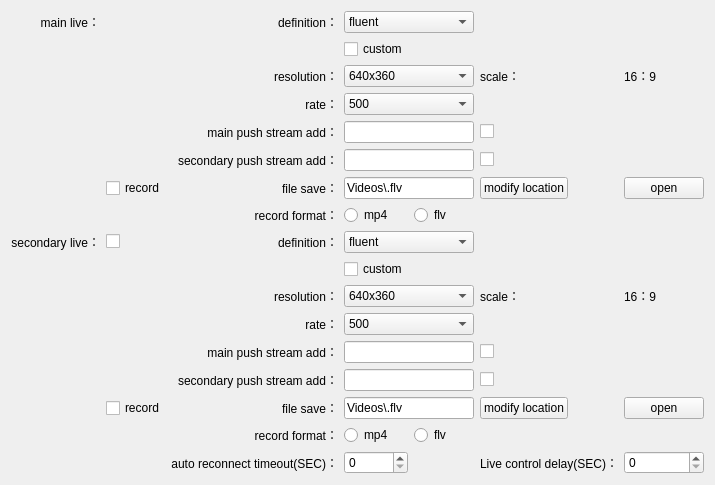
        <widget class="QWidget" name="page_2">
         <layout class="QGridLayout" name="gridLayout_4">
          <item row="16" column="6">
           <widget class="QSpinBox" name="m_pSBoxDelay"/>
          </item>
          <item row="6" column="1">
           <widget class="QCheckBox" name="m_pCheckRecord">
            <property name="sizePolicy">
             <sizepolicy hsizetype="Fixed" vsizetype="Minimum">
              <horstretch>0</horstretch>
              <verstretch>0</verstretch>
             </sizepolicy>
            </property>
            <property name="text">
             <string>record</string>
            </property>
           </widget>
          </item>
          <item row="8" column="2">
           <widget class="QLabel" name="label_28">
            <property name="text">
             <string>definition：</string>
            </property>
            <property name="alignment">
             <set>Qt::AlignRight|Qt::AlignTrailing|Qt::AlignVCenter</set>
            </property>
           </widget>
          </item>
          <item row="7" column="2">
           <widget class="QLabel" name="label_18">
            <property name="text">
             <string>record format：</string>
            </property>
            <property name="alignment">
             <set>Qt::AlignRight|Qt::AlignTrailing|Qt::AlignVCenter</set>
            </property>
           </widget>
          </item>
          <item row="8" column="1">
           <widget class="QCheckBox" name="m_pCheckUseSecLive">
            <property name="sizePolicy">
             <sizepolicy hsizetype="Fixed" vsizetype="Fixed">
              <horstretch>0</horstretch>
              <verstretch>0</verstretch>
             </sizepolicy>
            </property>
            <property name="text">
             <string/>
            </property>
           </widget>
          </item>
          <item row="7" column="3">
           <widget class="QRadioButton" name="m_pRdBtnMP4">
            <property name="text">
             <string>mp4</string>
            </property>
           </widget>
          </item>
          <item row="4" column="5">
           <widget class="QCheckBox" name="m_pCheckPushUrl">
            <property name="text">
             <string/>
            </property>
           </widget>
          </item>
          <item row="15" column="2">
           <widget class="QLabel" name="label_26">
            <property name="text">
             <string>record format：</string>
            </property>
            <property name="alignment">
             <set>Qt::AlignRight|Qt::AlignTrailing|Qt::AlignVCenter</set>
            </property>
           </widget>
          </item>
          <item row="4" column="3" colspan="2">
           <widget class="QLineEdit" name="m_pLdtLivePushUrl"/>
          </item>
          <item row="6" column="3" colspan="2">
           <widget class="QLineEdit" name="m_pLdtRecordFilePath">
            <property name="text">
             <string>Videos\.flv</string>
            </property>
           </widget>
          </item>
          <item row="14" column="5">
           <widget class="QPushButton" name="m_pBtnModifyLocationSec">
            <property name="sizePolicy">
             <sizepolicy hsizetype="Fixed" vsizetype="Fixed">
              <horstretch>0</horstretch>
              <verstretch>0</verstretch>
             </sizepolicy>
            </property>
            <property name="text">
             <string>modify location</string>
            </property>
           </widget>
          </item>
          <item row="10" column="5">
           <widget class="QLabel" name="label_24">
            <property name="text">
             <string>scale：</string>
            </property>
           </widget>
          </item>
          <item row="15" column="3">
           <widget class="QRadioButton" name="m_pRdBtnMP4Sec">
            <property name="text">
             <string>mp4</string>
            </property>
           </widget>
          </item>
          <item row="5" column="3" colspan="2">
           <widget class="QLineEdit" name="m_pLdtLiveBackPushUrl"/>
          </item>
          <item row="6" column="5">
           <widget class="QPushButton" name="m_pBtnModifyLocation">
            <property name="sizePolicy">
             <sizepolicy hsizetype="Fixed" vsizetype="Fixed">
              <horstretch>0</horstretch>
              <verstretch>0</verstretch>
             </sizepolicy>
            </property>
            <property name="text">
             <string>modify location</string>
            </property>
           </widget>
          </item>
          <item row="8" column="0">
           <widget class="QLabel" name="label_27">
            <property name="text">
             <string>secondary live：</string>
            </property>
            <property name="alignment">
             <set>Qt::AlignRight|Qt::AlignTrailing|Qt::AlignVCenter</set>
            </property>
           </widget>
          </item>
          <item row="11" column="2">
           <widget class="QLabel" name="label_23">
            <property name="text">
             <string>rate：</string>
            </property>
            <property name="alignment">
             <set>Qt::AlignRight|Qt::AlignTrailing|Qt::AlignVCenter</set>
            </property>
           </widget>
          </item>
          <item row="5" column="5">
           <widget class="QCheckBox" name="m_pCheckBackPushUrl">
            <property name="text">
             <string/>
            </property>
           </widget>
          </item>
          <item row="0" column="2">
           <widget class="QLabel" name="label_10">
            <property name="text">
             <string>definition：</string>
            </property>
            <property name="alignment">
             <set>Qt::AlignRight|Qt::AlignTrailing|Qt::AlignVCenter</set>
            </property>
           </widget>
          </item>
          <item row="4" column="2">
           <widget class="QLabel" name="label_15">
            <property name="text">
             <string>main push stream add：</string>
            </property>
            <property name="alignment">
             <set>Qt::AlignRight|Qt::AlignTrailing|Qt::AlignVCenter</set>
            </property>
           </widget>
          </item>
          <item row="2" column="6">
           <widget class="QLabel" name="label_13">
            <property name="text">
             <string>16：9</string>
            </property>
           </widget>
          </item>
          <item row="6" column="2">
           <widget class="QLabel" name="label_17">
            <property name="text">
             <string>file save：</string>
            </property>
            <property name="alignment">
             <set>Qt::AlignRight|Qt::AlignTrailing|Qt::AlignVCenter</set>
            </property>
           </widget>
          </item>
          <item row="6" column="6">
           <widget class="QPushButton" name="m_pBtnOpen">
            <property name="sizePolicy">
             <sizepolicy hsizetype="Fixed" vsizetype="Fixed">
              <horstretch>0</horstretch>
              <verstretch>0</verstretch>
             </sizepolicy>
            </property>
            <property name="text">
             <string>open</string>
            </property>
           </widget>
          </item>
          <item row="5" column="2">
           <widget class="QLabel" name="label_16">
            <property name="text">
             <string>secondary push stream add：</string>
            </property>
            <property name="alignment">
             <set>Qt::AlignRight|Qt::AlignTrailing|Qt::AlignVCenter</set>
            </property>
           </widget>
          </item>
          <item row="16" column="3">
           <widget class="QSpinBox" name="m_pSBoxReconnectTimeout"/>
          </item>
          <item row="16" column="5">
           <widget class="QLabel" name="label_30">
            <property name="text">
             <string>Live control delay(SEC)：</string>
            </property>
            <property name="alignment">
             <set>Qt::AlignRight|Qt::AlignTrailing|Qt::AlignVCenter</set>
            </property>
           </widget>
          </item>
          <item row="10" column="2">
           <widget class="QLabel" name="label_20">
            <property name="text">
             <string>resolution：</string>
            </property>
            <property name="alignment">
             <set>Qt::AlignRight|Qt::AlignTrailing|Qt::AlignVCenter</set>
            </property>
           </widget>
          </item>
          <item row="9" column="3">
           <widget class="QCheckBox" name="m_pCheckCustomSec">
            <property name="text">
             <string>custom</string>
            </property>
           </widget>
          </item>
          <item row="12" column="2">
           <widget class="QLabel" name="label_22">
            <property name="text">
             <string>main push stream add：</string>
            </property>
            <property name="alignment">
             <set>Qt::AlignRight|Qt::AlignTrailing|Qt::AlignVCenter</set>
            </property>
           </widget>
          </item>
          <item row="13" column="5">
           <widget class="QCheckBox" name="m_pCheckBackPushUrlSec">
            <property name="text">
             <string/>
            </property>
           </widget>
          </item>
          <item row="10" column="6">
           <widget class="QLabel" name="label_25">
            <property name="text">
             <string>16：9</string>
            </property>
           </widget>
          </item>
          <item row="12" column="5">
           <widget class="QCheckBox" name="m_pCheckPushUrlSec">
            <property name="text">
             <string/>
            </property>
           </widget>
          </item>
          <item row="13" column="2">
           <widget class="QLabel" name="label_21">
            <property name="text">
             <string>secondary push stream add：</string>
            </property>
            <property name="alignment">
             <set>Qt::AlignRight|Qt::AlignTrailing|Qt::AlignVCenter</set>
            </property>
           </widget>
          </item>
          <item row="16" column="2">
           <widget class="QLabel" name="label_29">
            <property name="text">
             <string>auto reconnect timeout(SEC)：</string>
            </property>
            <property name="alignment">
             <set>Qt::AlignRight|Qt::AlignTrailing|Qt::AlignVCenter</set>
            </property>
           </widget>
          </item>
          <item row="3" column="2">
           <widget class="QLabel" name="label_14">
            <property name="text">
             <string>rate：</string>
            </property>
            <property name="alignment">
             <set>Qt::AlignRight|Qt::AlignTrailing|Qt::AlignVCenter</set>
            </property>
           </widget>
          </item>
          <item row="14" column="6">
           <widget class="QPushButton" name="m_pBtnOpenSec">
            <property name="sizePolicy">
             <sizepolicy hsizetype="Fixed" vsizetype="Fixed">
              <horstretch>0</horstretch>
              <verstretch>0</verstretch>
             </sizepolicy>
            </property>
            <property name="text">
             <string>open</string>
            </property>
           </widget>
          </item>
          <item row="14" column="1">
           <widget class="QCheckBox" name="m_pCheckRecordSec">
            <property name="sizePolicy">
             <sizepolicy hsizetype="Fixed" vsizetype="Minimum">
              <horstretch>0</horstretch>
              <verstretch>0</verstretch>
             </sizepolicy>
            </property>
            <property name="text">
             <string>record</string>
            </property>
           </widget>
          </item>
          <item row="14" column="2">
           <widget class="QLabel" name="label_19">
            <property name="text">
             <string>file save：</string>
            </property>
            <property name="alignment">
             <set>Qt::AlignRight|Qt::AlignTrailing|Qt::AlignVCenter</set>
            </property>
           </widget>
          </item>
          <item row="2" column="2">
           <widget class="QLabel" name="label_11">
            <property name="text">
             <string>resolution：</string>
            </property>
            <property name="alignment">
             <set>Qt::AlignRight|Qt::AlignTrailing|Qt::AlignVCenter</set>
            </property>
           </widget>
          </item>
          <item row="2" column="5">
           <widget class="QLabel" name="label_12">
            <property name="text">
             <string>scale：</string>
            </property>
           </widget>
          </item>
          <item row="1" column="3">
           <widget class="QCheckBox" name="m_pCheckCustom">
            <property name="text">
             <string>custom</string>
            </property>
           </widget>
          </item>
          <item row="0" column="0">
           <widget class="QLabel" name="label_9">
            <property name="text">
             <string>main live：</string>
            </property>
            <property name="alignment">
             <set>Qt::AlignRight|Qt::AlignTrailing|Qt::AlignVCenter</set>
            </property>
           </widget>
          </item>
          <item row="3" column="3" colspan="2">
           <widget class="QComboBox" name="m_pCombLiveRate">
            <item>
             <property name="text">
              <string>500</string>
             </property>
            </item>
            <item>
             <property name="text">
              <string>800</string>
             </property>
            </item>
            <item>
             <property name="text">
              <string>1000</string>
             </property>
            </item>
            <item>
             <property name="text">
              <string>1200</string>
             </property>
            </item>
            <item>
             <property name="text">
              <string>1600</string>
             </property>
            </item>
            <item>
             <property name="text">
              <string>2000</string>
             </property>
            </item>
           </widget>
          </item>
          <item row="2" column="3" colspan="2">
           <widget class="QComboBox" name="m_pCombResolution">
            <item>
             <property name="text">
              <string>640x360</string>
             </property>
            </item>
            <item>
             <property name="text">
              <string>640x480</string>
             </property>
            </item>
            <item>
             <property name="text">
              <string>800x600</string>
             </property>
            </item>
            <item>
             <property name="text">
              <string>854x480</string>
             </property>
            </item>
            <item>
             <property name="text">
              <string>960x540</string>
             </property>
            </item>
            <item>
             <property name="text">
              <string>1024x768</string>
             </property>
            </item>
            <item>
             <property name="text">
              <string>1280x720</string>
             </property>
            </item>
            <item>
             <property name="text">
              <string>1600x1200</string>
             </property>
            </item>
            <item>
             <property name="text">
              <string>1920x1080</string>
             </property>
            </item>
           </widget>
          </item>
          <item row="0" column="3" colspan="2">
           <widget class="QComboBox" name="m_pCombDefinition">
            <item>
             <property name="text">
              <string>fluent</string>
             </property>
            </item>
            <item>
             <property name="text">
              <string>standard definition</string>
             </property>
            </item>
            <item>
             <property name="text">
              <string>high definition</string>
             </property>
            </item>
           </widget>
          </item>
          <item row="8" column="3" colspan="2">
           <widget class="QComboBox" name="m_pCombDefinitionSec">
            <item>
             <property name="text">
              <string>fluent</string>
             </property>
            </item>
            <item>
             <property name="text">
              <string>standard definition</string>
             </property>
            </item>
            <item>
             <property name="text">
              <string>high definition</string>
             </property>
            </item>
           </widget>
          </item>
          <item row="10" column="3" colspan="2">
           <widget class="QComboBox" name="m_pCombResolutionSec">
            <item>
             <property name="text">
              <string>640x360</string>
             </property>
            </item>
            <item>
             <property name="text">
              <string>640x480</string>
             </property>
            </item>
            <item>
             <property name="text">
              <string>800x600</string>
             </property>
            </item>
            <item>
             <property name="text">
              <string>854x480</string>
             </property>
            </item>
            <item>
             <property name="text">
              <string>960x540</string>
             </property>
            </item>
            <item>
             <property name="text">
              <string>1024x768</string>
             </property>
            </item>
            <item>
             <property name="text">
              <string>1280x720</string>
             </property>
            </item>
            <item>
             <property name="text">
              <string>1600x1200</string>
             </property>
            </item>
            <item>
             <property name="text">
              <string>1920x1080</string>
             </property>
            </item>
           </widget>
          </item>
          <item row="11" column="3" colspan="2">
           <widget class="QComboBox" name="m_pCombLiveRateSec">
            <item>
             <property name="text">
              <string>500</string>
             </property>
            </item>
            <item>
             <property name="text">
              <string>800</string>
             </property>
            </item>
            <item>
             <property name="text">
              <string>1000</string>
             </property>
            </item>
            <item>
             <property name="text">
              <string>1200</string>
             </property>
            </item>
            <item>
             <property name="text">
              <string>1600</string>
             </property>
            </item>
            <item>
             <property name="text">
              <string>2000</string>
             </property>
            </item>
           </widget>
          </item>
          <item row="12" column="3" colspan="2">
           <widget class="QLineEdit" name="m_pLdtLivePushUrlSec"/>
          </item>
          <item row="13" column="3" colspan="2">
           <widget class="QLineEdit" name="m_pLdtLiveBackPushUrlSec"/>
          </item>
          <item row="14" column="3" colspan="2">
           <widget class="QLineEdit" name="m_pLdtRecordFilePathSec">
            <property name="text">
             <string>Videos\.flv</string>
            </property>
           </widget>
          </item>
          <item row="7" column="4">
           <widget class="QRadioButton" name="m_pRdBtnFLV">
            <property name="text">
             <string>flv</string>
            </property>
           </widget>
          </item>
          <item row="15" column="4">
           <widget class="QRadioButton" name="m_pRdBtnFLVSec">
            <property name="text">
             <string>flv</string>
            </property>
           </widget>
          </item>
         </layout>
        </widget>
